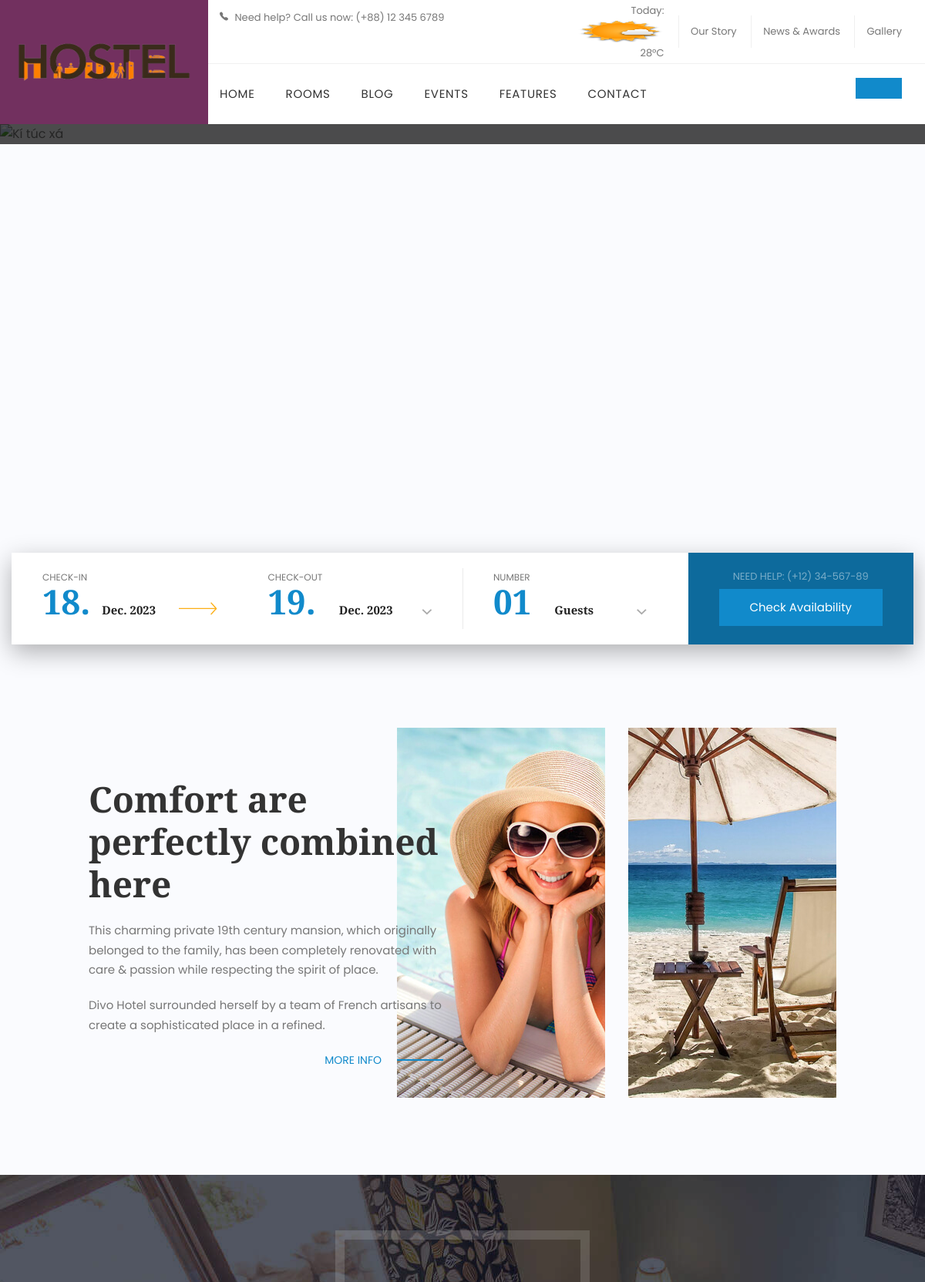
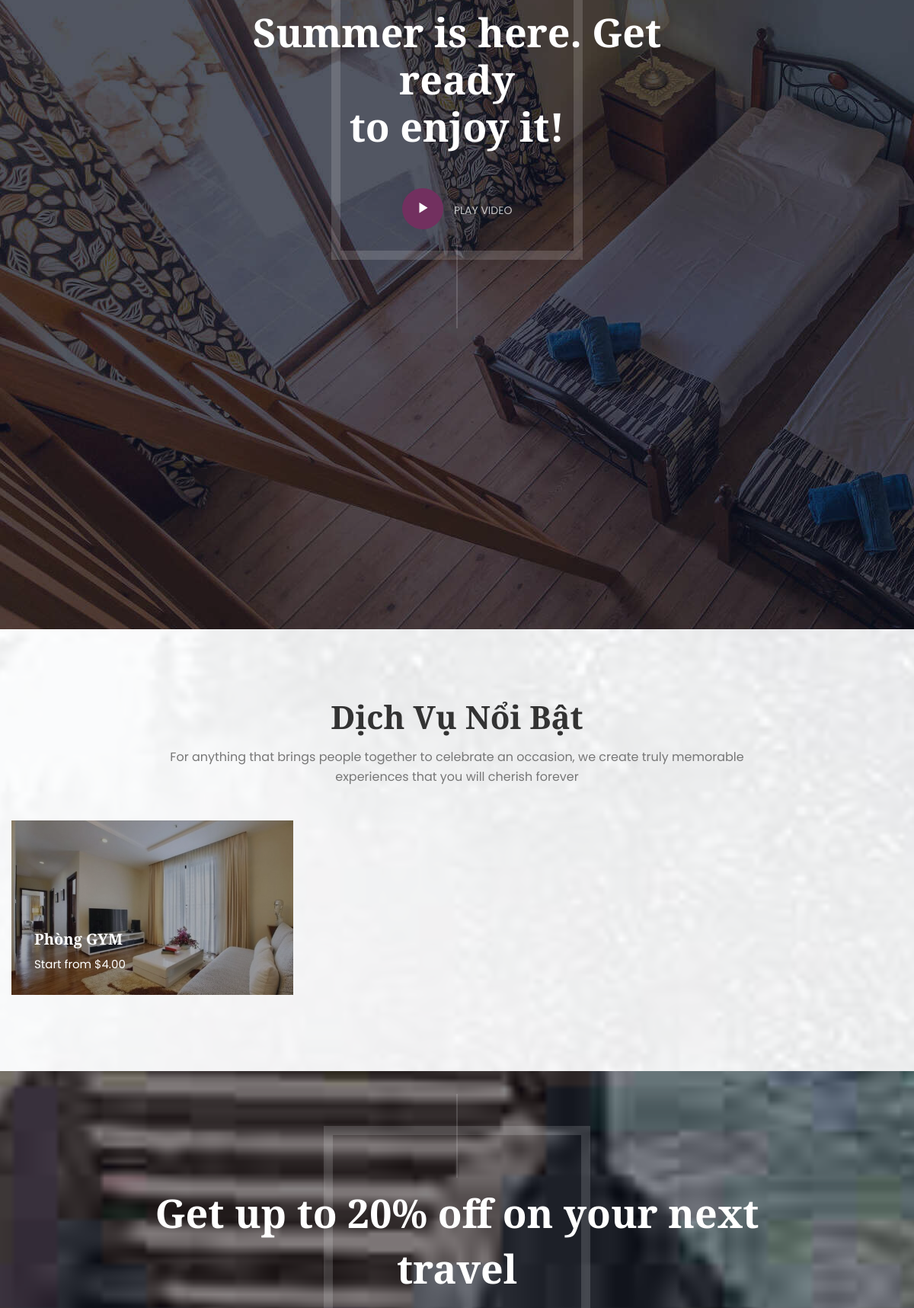
The app's page /front_end/main2.php (upper part) with its own data (2 pictures, top to bottom).
### tables this page shows
CREATE TABLE `dichvu` (
  `id` int(11) NOT NULL,
  `ten_dv` varchar(255) NOT NULL,
  `gia` decimal(10,2) NOT NULL,
  `trangthai` varchar(255) NOT NULL,
  `ngaytao` datetime DEFAULT current_timestamp(),
  `nguoitao` varchar(255) NOT NULL,
  `anh` varchar(255) NOT NULL
);

### config/database.php (called while the page is built, shortened)
<?php
class Database {
    private $host = servername;
    private $user = username;
    private $password = password;
    private $dbname = dbname;
    private $link;
    private function connectDB() {
        $this->link = new mysqli($this->host, $this->user, $this->password, $this->dbname);
    }
    public function select($query) {
        $result = $this->link->query($query) or die($this->link->error . __LINE__);
        if ($result->num_rows > 0) {
            return $result;
        } else {
            return false;
        }
    }
}
?>

### front_end/main2.php (the view, shortened to what this page needs)
<?php
    include '../back_end/header-f.php';
?>
    <div id="main-content" class="main-content">
        <div id="home-main-content" class="home-main-content home-1">
            <div id="slide">
                <div class="owl-carousel">
                    <div class="item">
                        <div class="slide-content">
                            <div class="slide-scale">
                            </div>
                            <div class="slide-back">
                            </div>
                        </div>
                    </div>
                </div>
            </div>
            <div class="container">
                <div class="sc-hb-rooms-search style-01">
                    <div class="hotel-booking-search style-01">
                        <form action="https://html.thimpress.com/hotelwp/rooms-search.html" class="hb-search-form">
                            <ul class="hb-form-table">
                                <li><input type="text" id="multidate" class="multidate" value data-date-min="6"/></li>
                                <li class="hb-form-field hb-form-check-in">
                                    <div class="label">Check-In</div>
                                    <div class="hb-form-field-input hb_input_field">
                                        <input type="text" id="day" class="day" value style="width: 68px;"/>
                                        <input id="month" class="month" type="text" value/>
                                    </div>
                                </li>
                                <li class="hb-form-field hb-form-check-out">
                                    <div class="label">Check-Out</div>
                                    <div class="hb-form-field-input hb_input_field">
                                        <input type="text" id="day2" class="day" value style="width: 83px;"/>
                                        <input id="month2" class="month" type="text" value/>
                                    </div>
                                </li>
                                <li class="hb-form-field hb-form-number">
                                    <div class="label">Number</div>
                                    <div id="guests" class="hb-form-field-input hb_input_field">
                                        <input type="text" id="number" class="day" value="01"/>
                                        <input class="month" type="text" value="Guests"/>
                                    </div>
                                </li>
                            </ul>
                            <p class="hb-submit">
                                <span class="contact-info">Need Help: <span>(+12) 34-567-89</span></span>
                                <button type="submit">Check Availability</button>
                            </p>
                        </form>
                    </div>
                </div>
            </div>
            <div class="empty-space"></div>
            <div class="h1-introduce">
                <div class="container">
                    <div class="row">
                        <div class="col-sm-6">
                            <div class="sc-heading style-02">
                                <h3 class="title">Comfort are perfectly combined here</h3>
                                <div class="description">
                                    <p>This charming private 19th century mansion, which originally belonged to the
                                        family, has been completely renovated with care & passion while respecting the
                                        spirit of place.</p>
                                    <p>Divo Hotel surrounded herself by a team of French artisans to create a
                                        sophisticated place in a refined.</p>
                                </div>
                                <div class="head-button">
                                    <a href="about-us.html" class="more-info">More Info</a>
                                </div>
                            </div>
                        </div>
                        <div class="col-sm-6">
                            <div class="sc-img-box row">
                                <div class="col-sm-6">
                                    <a href="gallery-full-width.html"><img src="../assets/img/img-front/home/h1-img1.jpg" alt></a>
                                </div>
                                <div class="col-sm-6">
                                    <a href="gallery-full-width.html"><img src="../assets/img/img-front/home/h1-img2.jpg" alt></a>
                                </div>
                            </div>
                        </div>
                    </div>
                </div>
            </div>
            <div class="empty-space"></div>
            <div class="h1-video rectangle-overlay">
                <div class="sc-video">
                    <div class="background-video">
                        <div class="cover-image"></div>
                        <div class="content container">
                            <h3 class="title">Summer is here. Get ready <br> to enjoy it!</h3>
                            <i class="video-play ion-ios-play"></i>
                            <span class="text-icon">Play Video</span>
                        </div>
                        <video loop class="full-screen-video" data-autoplay>
                            <source src="../assets/img/img-front/home/hotel.mp4" type="video/mp4">
                        </video>
                    </div>
                </div>
            <div class="group-destination">
                <div class="sc-content-overlay">
                    <div class="container">
                        <div class="empty-space"></div>
                        <div class="sc-heading style-01 text-center">
                            <h3 class="title">Dịch Vụ Nổi Bật</h3>
                            <p class="description">For anything that brings people together to celebrate an occasion, we
                                create truly memorable experiences that you will cherish forever</p>
                        </div>
                        <div class="sc-posts style-01 auto-height">
                            <div class="item row">
                                <?php
                                $db = new Database();
                                $sqldichvu = "SELECT * FROM dichvu";
                                $resultdichvu = $db->select($sqldichvu);
                                if ($resultdichvu->num_rows > 0) {
                                    while ($row = $resultdichvu->fetch_assoc()) {
                                        ?>
                                        <div class="post col-sm-6 col-md-4">
                                            <div class="inner">
                                                <div class="thumbnail">
                                                    <a href="blog-single.html"><img src="../assets/img/<?php echo $row['anh']; ?>" alt="img" class=""></a>
                                                </div>
                                                <div class="content">
                                                    <h3 class="title"><a href="blog-single.html"><?php echo $row['ten_dv']; ?></a></h3>
                                                    <div class="short-text">Start from <span class="gia">$<?php echo $row['gia']; ?></div>
                                                </div>
                                            </div>
                                        </div>
                                        <?php
                                    }
                                }
                                ?>
                            </div>
                        </div>
                    </div>
                </div>
            </div>
            <div class="h1-banner">
                <div class="sc-content-overlay">
                    <div class="container rectangle-overlay">
                        <div class="sc-box style-01 text-center">
                            <h3 class="title">Get up to 20% off on your next
                                <br> travel</h3>
                        </div>
                    </div>
                </div>
            </div>
        </div>
    </div>
</div>
</body>
</html>

### assets/css/duyet.css (style rules this page uses)
img { height: auto; width: 100%; }
body, html { height: 100%; margin: 0; background-color: #FAFBFE; }

### assets/css/css-front/general.css (style rules this page uses)
:root { --white: #ffffff; --primary-color-1: #118acb; --secondary-color-1: #72305f; --primary-hover-color-1: #0d6a9c; --title-color-1: #333333; --body-font-color-1: #777; --body-font-family-1: 'Poppins'; --body-font-size-1: 16px; --primary-color-2: #e7ad44; --primary-hover-color-2: #dc981c; --title-color-2: #4a4a4a; --body-font-color-2: #8a8a8a; --body-font-family-2: 'Roboto'; --body-font-size-2: 15px; --primary-color-4: #ffb400; --secondary-color-4: #005eab; --primary-hover-color-4: #cc9000; --title-color-4: #14141e; --body-font-color-4: #7c7c7c; --body-font-family-4: 'Poppins'; --body-font-size-4: 16px; }
.empty-space { height: 100px; }
a, button, input[type="submit"] { -webkit-transition: all .5s; -khtml-transition: all .5s; -moz-transition: all .5s; -ms-transition: all .5s; -o-transition: all .5s; transition: all .5s; outline: 0; }
ul, ol { margin: 0; list-style: none; }
input[type="text"], input[type="email"], input[type="tel"], input[type="password"], input[type="search"] { color: var(--body-font-color-1); height: 40px; width: 100%; padding: 0 20px; font-size: 16px; border: 1px solid #eee; display: inline-block; }
body { font-family: var(--body-font-family-1); font-size: var(--body-font-size-1); line-height: 1.6em; letter-spacing: 0; color: var(--body-font-color-1); text-transform: none; font-weight: 400; font-style: normal; }
body a { color: var(--title-color-1); }
h1, h2, h3, h4, h5, h6 { font-family: 'Playfair Display'; color: var(--title-color-1); font-weight: 700; font-style: normal; line-height: 1.6em; }

### assets/css/css-front/pages.css (style rules this page uses)
.sc-heading .description { margin-top: 27px; }

### assets/css/css-front/responsive.css (style rules this page uses)
@media (min-width: 1200px) { body .container { width: 1200px; max-width: 100%; } }
@media (min-width: 992px) { .container { max-width: 970px; } }

### records on screen
dichvu: anh (picture), ten_dv "Phòng GYM", gia "4.00"
